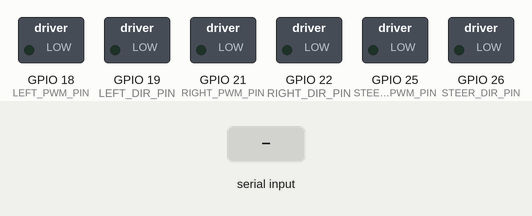
Recording of a sketch running on a simulated ESP32. Parts: switched loads named in the sketch (green lamp = pin HIGH). The test bench sets the inputs (shaded band).

Above: at 1.7 s.
1.8 s: "<90,45>\n" received over Serial
At 2.2 s:
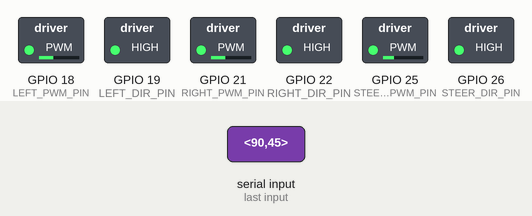
At 3.4 s:
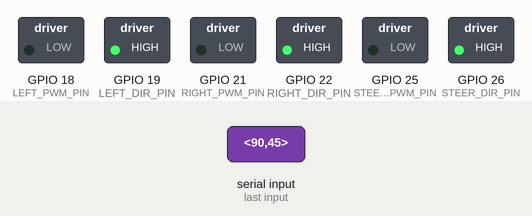
3.8 s: "w\n" received over Serial
At 4.2 s:
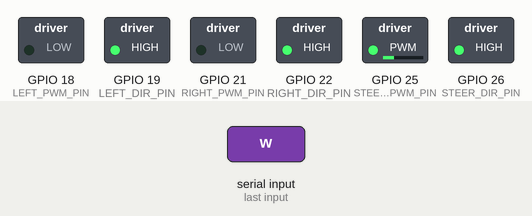
Timing chart, 0 to 6.8 s (numbered marks = the images above; inputs shaded):
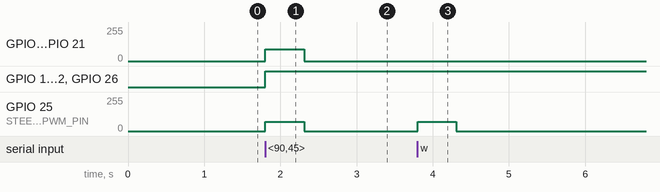

Measured:
- after the input at 1.8 s, GPIO 18 (LEFT_PWM_PIN), GPIO 21 (RIGHT_PWM_PIN): 0/255 → 90/255 at once, → 0/255 0.51 s later; GPIO 19 (LEFT_DIR_PIN), GPIO 22 (RIGHT_DIR_PIN), GPIO 26 (STEER_DIR_PIN): LOW → HIGH at once; GPIO 25 (STEER_PWM_PIN): 0/255 → 70/255 at once, → 0/255 0.51 s later
- after the input at 3.8 s, GPIO 25 (STEER_PWM_PIN): 0/255 → 70/255 at once, → 0/255 0.51 s later

The sketch:

esp32.ino
```cpp
// esp32_control.ino
// ==========================================
// ROS 2 - ESP32 Go-Kart Firmware (가변저항 미연결 직접 제어 모드)
// A 누르면 좌회전, D 누르면 우회전, 손 떼면 즉시 정지
// ==========================================

#include <Arduino.h>

// --- [1. 하드웨어 핀 맵] ---
#define LEFT_PWM_PIN  18
#define LEFT_DIR_PIN  19
#define RIGHT_PWM_PIN 21
#define RIGHT_DIR_PIN 22

#define STEER_PWM_PIN 25
#define STEER_DIR_PIN 26

// [방향 반전] A를 눌렀는데 우측으로 돌면 이 값을 true <-> false 로 변경
#define REVERSE_STEER_MOTOR false

// 조향 모터 속도 설정 (0 ~ 255 중 적당한 속도)
#define MANUAL_STEER_PWM  70

// --- [2. 제어 변수 및 상태] ---
bool is_armed = false;
int target_drive_pwm = 0;
float target_steer_angle = 0.0;

unsigned long last_comm_time = 0;
const unsigned long WATCHDOG_TIMEOUT_MS = 500;

void parseSerialDataSafe();
void controlDriveMotors();
void controlSteerMotor();
void stopAllMotors();

void setup() {
  Serial.begin(115200);

  pinMode(LEFT_PWM_PIN, OUTPUT);
  pinMode(LEFT_DIR_PIN, OUTPUT);
  pinMode(RIGHT_PWM_PIN, OUTPUT);
  pinMode(RIGHT_DIR_PIN, OUTPUT);
  pinMode(STEER_PWM_PIN, OUTPUT);
  pinMode(STEER_DIR_PIN, OUTPUT);

  stopAllMotors();
  is_armed = false;

  delay(500);
}

void loop() {
  parseSerialDataSafe();

  // 0.5초간 통신 없으면 안전 정지
  if (millis() - last_comm_time > WATCHDOG_TIMEOUT_MS) {
    is_armed = false;
    stopAllMotors();
  } else {
    if (is_armed) {
      controlDriveMotors();
      controlSteerMotor();
    } else {
      stopAllMotors();
    }
  }

  delay(10);
}

// ==========================================
// 1. 시리얼 통신 안전 파싱 (C-스타일 고정 버퍼로 힙 단편화 방지)
// ==========================================
static char rx_buf[64];
static uint8_t rx_idx = 0;

void parseSerialDataSafe() {
  while (Serial.available() > 0) {
    char c = (char)Serial.read();
    if (c == '\n' || c == '\r') {
      if (rx_idx == 0) continue;
      rx_buf[rx_idx] = '\0';

      int pwm_in = 0;
      float steer_in = 0.0f;
      bool valid = false;

      // 포맷 A: esp32_bridge.py 표준 규격 <PWM,STEER> (예: <120,-15.20>)
      if (rx_buf[0] == '<') {
        if (sscanf(rx_buf, "<%d,%f>", &pwm_in, &steer_in) == 2) {
          valid = true;
        }
      }
      // 포맷 B: 수동/키보드 명령 호환 w,PWM,STEER / s,PWM,STEER
      else if (rx_buf[0] == 'w' || rx_buf[0] == 's') {
        if (sscanf(rx_buf + 2, "%d,%f", &pwm_in, &steer_in) == 2) {
          valid = true;
        }
      }

      if (valid) {
        target_drive_pwm = pwm_in;
        target_steer_angle = steer_in;
        last_comm_time = millis();
        is_armed = true;
      }

      rx_idx = 0;
    } else {
      if (rx_idx < sizeof(rx_buf) - 1) {
        rx_buf[rx_idx++] = c;
      } else {
        rx_idx = 0;
      }
    }
  }
}

// ==========================================
// 2. 주행 모터 제어
// ==========================================
void controlDriveMotors() {
  int pwm_out = abs(target_drive_pwm);
  if (pwm_out > 255) pwm_out = 255;

  if (target_drive_pwm > 0) {
    digitalWrite(LEFT_DIR_PIN, HIGH);
    digitalWrite(RIGHT_DIR_PIN, HIGH);
    analogWrite(LEFT_PWM_PIN, pwm_out);
    analogWrite(RIGHT_PWM_PIN, pwm_out);
  }
  else if (target_drive_pwm < 0) {
    digitalWrite(LEFT_DIR_PIN, LOW);
    digitalWrite(RIGHT_DIR_PIN, LOW);
    analogWrite(LEFT_PWM_PIN, pwm_out);
    analogWrite(RIGHT_PWM_PIN, pwm_out);
  }
  else {
    analogWrite(LEFT_PWM_PIN, 0);
    analogWrite(RIGHT_PWM_PIN, 0);
  }
}

// ==========================================
// 3. 조향 모터 직접 제어 (가변저항 없이 동작)
// ==========================================
void controlSteerMotor() {
  // A키를 누르면 음수(-), D키를 누르면 양수(+), 손 떼면 0.0
  if (target_steer_angle > 10.0) {
    // [우회전]
    bool dir = true;
    if (REVERSE_STEER_MOTOR) dir = !dir;
    digitalWrite(STEER_DIR_PIN, dir ? HIGH : LOW);
    analogWrite(STEER_PWM_PIN, MANUAL_STEER_PWM);
  }
  else if (target_steer_angle < -10.0) {
    // [좌회전]
    bool dir = false;
    if (REVERSE_STEER_MOTOR) dir = !dir;
    digitalWrite(STEER_DIR_PIN, dir ? HIGH : LOW);
    analogWrite(STEER_PWM_PIN, MANUAL_STEER_PWM);
  }
  else {
    // [손 뗌 -> 즉시 정지]
    analogWrite(STEER_PWM_PIN, 0);
  }
}

// ==========================================
// 4. 모터 전원 완전 차단
// ==========================================
void stopAllMotors() {
  analogWrite(LEFT_PWM_PIN, 0);
  analogWrite(RIGHT_PWM_PIN, 0);
  analogWrite(STEER_PWM_PIN, 0);
}
```
